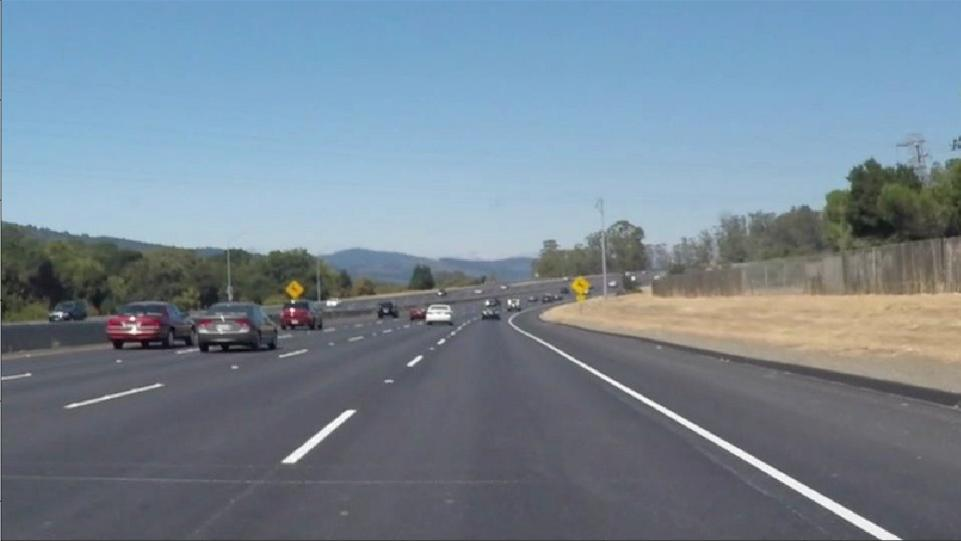
#> input picture lane_detect/img/img2.jpg, 961 x 541 px
$ python main.py
#> lines starting #> are read from the running program, lines starting #| are printed output that depends on the picture; after the words box and inside, x2 and y2 are one past the last pixel; in counts of white or black regions, pixels touching at a corner belong together
import math

import matplotlib.pyplot as plt
import matplotlib.image as mpimg

import numpy as np
import cv2


def process_img():
    # reading in an image
    image = mpimg.imread('img/img2.jpg')
#> image is the input picture: shape (541, 961, 3); mean R, G, B 118.1, 133.9, 147.7
    # image = mpimg.imread('img/img_a2.jpg')

    height = image.shape[0]
#> height = 541
    width = image.shape[1]
#> width = 961


    region_of_interest_vertices = [
        (0, height),
        (width / 2, height / 2),
        (width, height),
    ]
#> region_of_interest_vertices = [(0, 541), (480.5, 270.5), (961, 541)]

    # printing out some stats and plotting the image
    # print('This image is:', type(image), 'with dimensions:', image.shape)

    cropped_image = region_of_interest(
        image,
        np.array([region_of_interest_vertices], np.int32),
    )
#> in region_of_interest, `cv2.fillPoly(mask, vertices, match_mask_color)`:
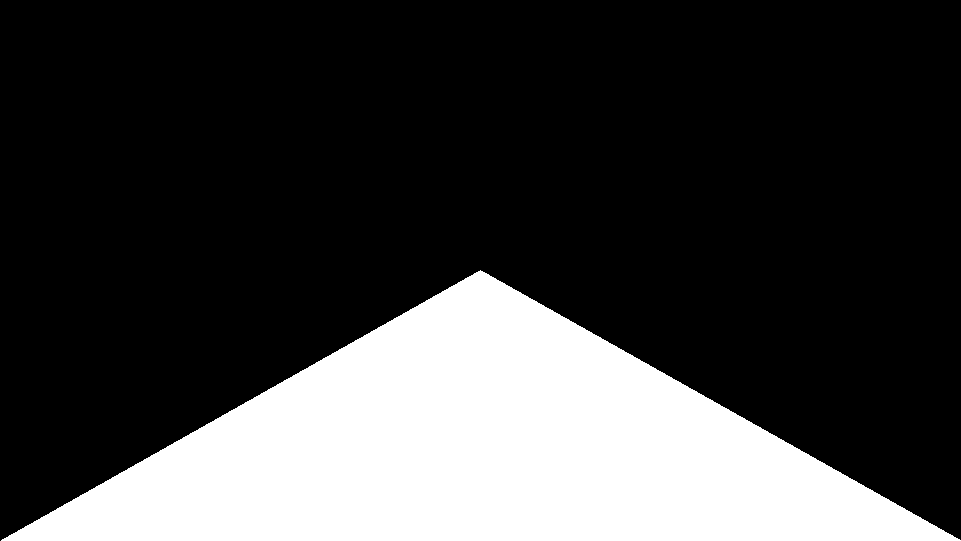
#> mask: shape (541, 961, 3); 25.1% white; 1 white region, box (x1, y1, x2, y2) and area: (1, 270, 961, 541) 130440
#> in region_of_interest, `masked_image = cv2.bitwise_and(img, mask)`:
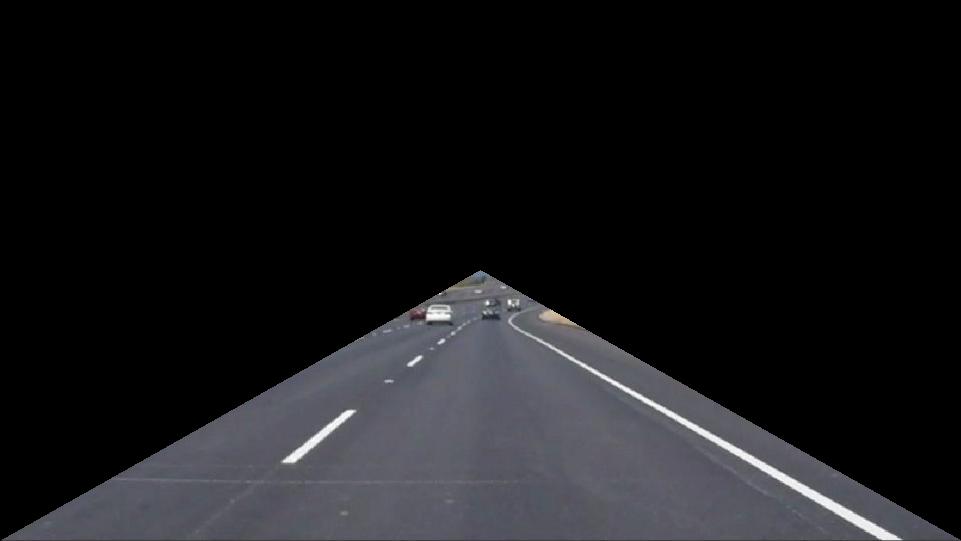
#> masked_image: shape (541, 961, 3); mean R, G, B 24.1, 24.2, 26.6

    plt.figure()
    # plt.imshow(image)
    plt.imshow(cropped_image)
    plt.show()

    # Convert to grayscale here.
    gray_image = cv2.cvtColor(cropped_image, cv2.COLOR_RGB2GRAY)

    # Call Canny Edge Detection here.
    cannyed_image = cv2.Canny(gray_image, 100, 200)
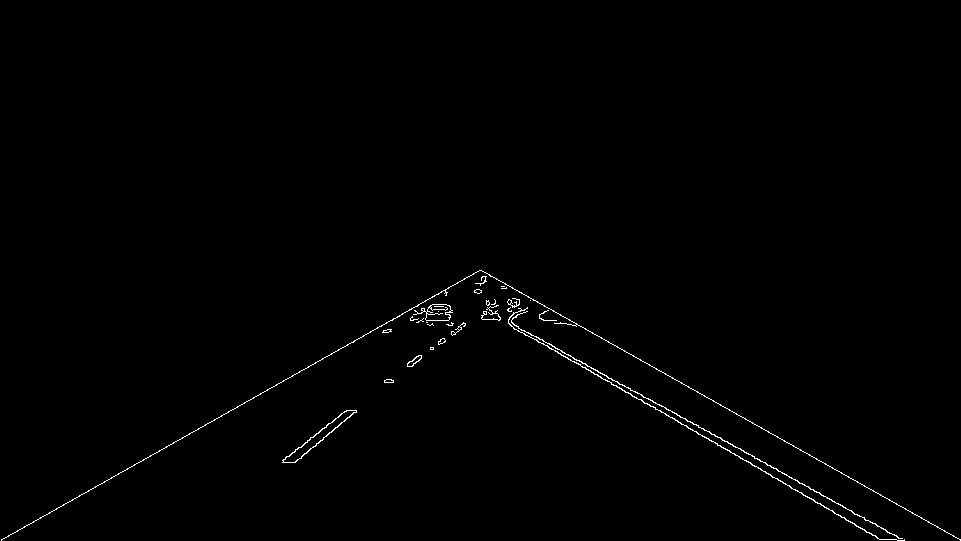
#> cannyed_image: shape (541, 961); 0.62% white in thin lines or dots, all inside (x1, y1, x2, y2) = (1, 270, 961, 541)

    plt.imshow(cannyed_image)
    plt.show()

    # Detect line
    lines = cv2.HoughLinesP(
        cannyed_image,
        rho=6,
        theta=np.pi / 60,
        threshold=160,
        lines=np.array([]),
        minLineLength=40,
        maxLineGap=25
    )
#> lines = 25 rows, first 6: [492, 314, 883, 539], [851, 510, 904, 540], [457, 282, 516, 316], [740, 448, 866, 520], [88, 491, 228, 411], [768, 431, 896, 504]
    # print(lines)
    line_image = draw_lines(image, lines)
#> the loop in draw_lines, `for line in lines:` made 25 passes
#> line on passes 1 to 12: [[492, 314, 883, 539]], [[851, 510, 904, 540]], [[457, 282, 516, 316]], [[740, 448, 866, 520]], [[88, 491, 228, 411]], [[768, 431, 896, 504]], [[630, 390, 709, 431]], [[486, 311, 881, 539]], [[237, 407, 377, 327]], [[483, 271, 578, 325]], [[458, 282, 513, 314]], [[674, 412, 767, 465]]
#> after the loop in draw_lines, `for line in lines:`:
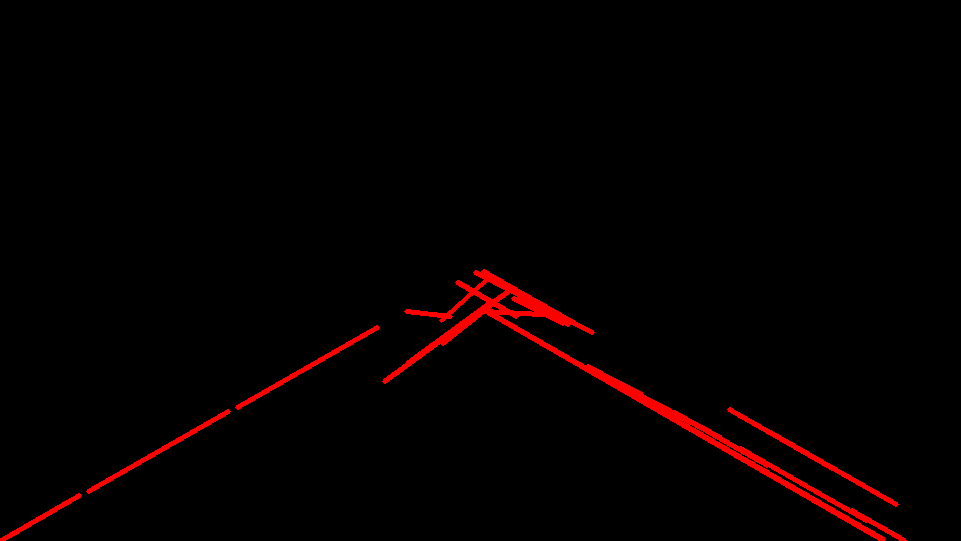
#> line_image: shape (541, 961, 3); mean of channels 0, 1, 2 5.2, 0, 0; drawn as R, G, B
#> in draw_lines, `img = cv2.addWeighted(img, 0.8, line_image, 1.0, 0.0)`:
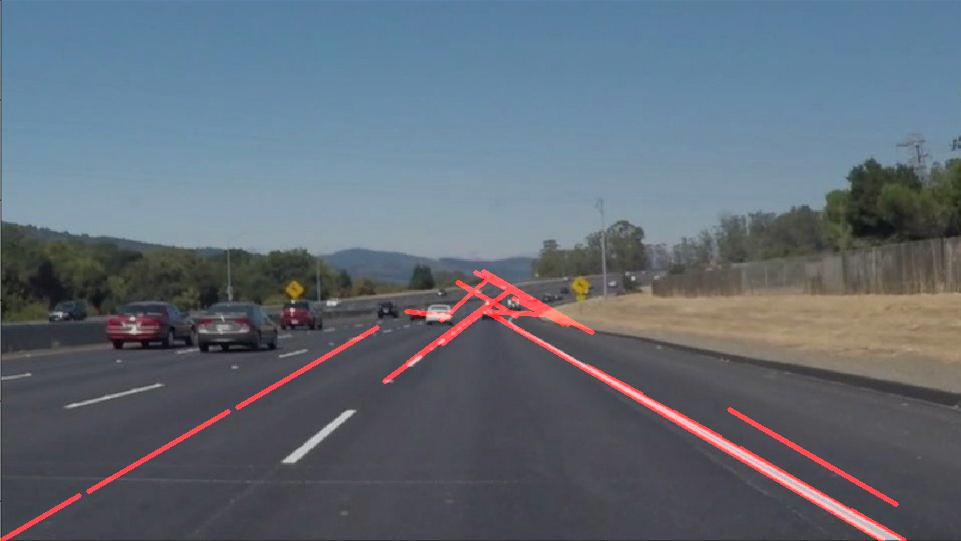
#> img: shape (541, 961, 3); mean R, G, B 97.6, 107.1, 118.1

    # Average lines
    left_line_x = []
    left_line_y = []
    right_line_x = []
    right_line_y = []

    for line in lines:
        for x1, y1, x2, y2 in line:
            slope = (y2 - y1) / (x2 - x1)  # <-- Calculating the slope.
            if math.fabs(slope) < 0.5:  # <-- Only consider extreme slope
                continue
            if slope <= 0:  # <-- If the slope is negative, left group.
                left_line_x.extend([x1, x2])
                left_line_y.extend([y1, y2])
            else:  # <-- Otherwise, right group.
                right_line_x.extend([x1, x2])
                right_line_y.extend([y1, y2])
#> this loop made 25 passes
#> after the loop, left_line_x = [88, 228, 237, 377, 407, 489, 384, 512, 1, 79, 441, 490, 442, 495]; left_line_y = [491, 411, 407, 327, 363, 303, 381, 288, 540, 495, 320, 276, 343, 301]; right_line_x = 32 values, max 904 at index 3, min 457 at index 4, mean 655.2; right_line_y = 32 values, max 540 at index 3, min 271 at index 14, mean 390

    min_y = image.shape[0] * (3 / 5)  # <-- Just below the horizon
#> min_y = 324.6
    max_y = image.shape[0]  # <-- The bottom of the image
#> max_y = 541

    poly_left = np.poly1d(np.polyfit(
        left_line_y,
        left_line_x,
        deg=1
    ))

    left_x_start = int(poly_left(max_y))
#> left_x_start = -4
    left_x_end = int(poly_left(min_y))
#> left_x_end = 435

    poly_right = np.poly1d(np.polyfit(
        right_line_y,
        right_line_x,
        deg=1
    ))

    right_x_start = int(poly_right(max_y))
#> right_x_start = 906
    right_x_end = int(poly_right(min_y))
#> right_x_end = 546

    line_image = draw_lines(
        image,
        [[
            [left_x_start, max_y, left_x_end, min_y],
            [right_x_start, max_y, right_x_end, min_y],
        ]],
        thickness=5,
    )
#> call 2 of draw_lines, with thickness = 5
#> after the loop in draw_lines (call 2), `for line in lines:`:
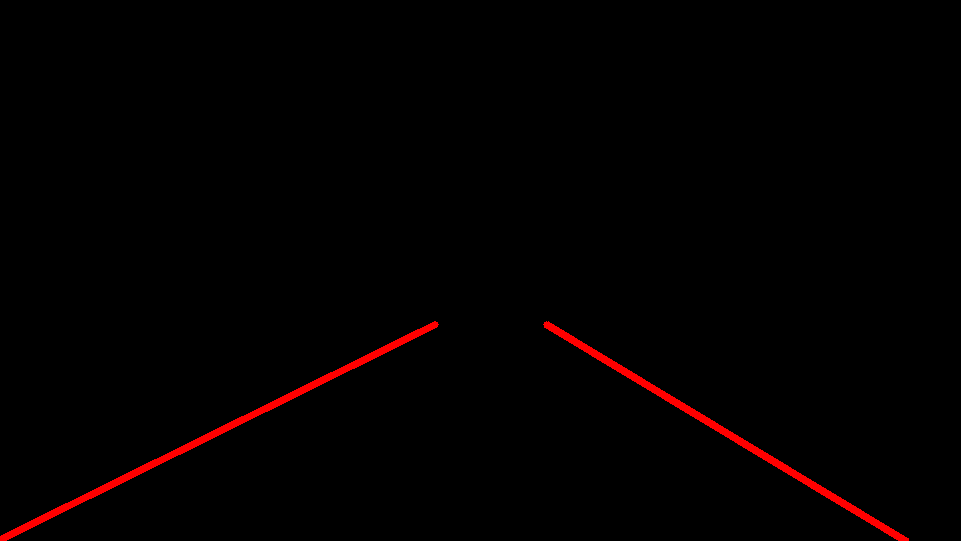
#> line_image: shape (541, 961, 3); mean of channels 0, 1, 2 3.2, 0, 0; drawn as R, G, B
#> in draw_lines (call 2), `img = cv2.addWeighted(img, 0.8, line_image, 1.0, 0.0)`:
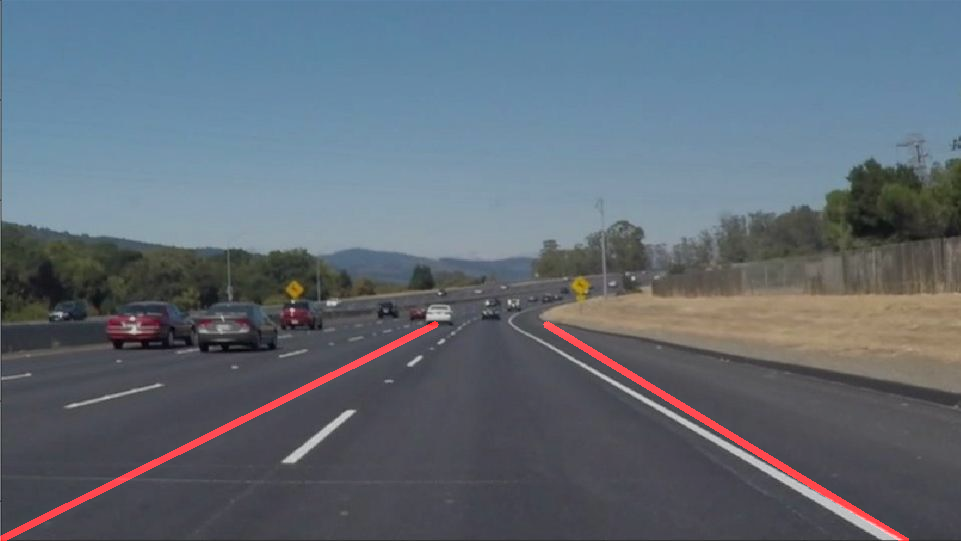
#> img: shape (541, 961, 3); mean R, G, B 96.7, 107.1, 118.1

    plt.figure()
    plt.imshow(line_image)
    plt.show()


def region_of_interest(img, vertices):
    # Define a blank matrix that matches the image height/width.
    mask = np.zeros_like(img)
    # Retrieve the number of color channels of the image.
    channel_count = img.shape[2]
    # Create a match color with the same color channel counts.
    match_mask_color = (255,) * channel_count

    # Fill inside the polygon
    cv2.fillPoly(mask, vertices, match_mask_color)

    # Returning the image only where mask pixels match
    masked_image = cv2.bitwise_and(img, mask)
    return masked_image


def draw_lines(img, lines, color=[255, 0, 0], thickness=3):
    # If there are no lines to draw, exit.
    if lines is None:
        return
    # Make a copy of the original image.
    img = np.copy(img)
    # Create a blank image that matches the original in size.
    line_image = np.zeros(
        (
            img.shape[0],
            img.shape[1],
            3
        ),
        dtype=np.uint8,
    )
    # Loop over all lines and draw them on the blank image.
    for line in lines:
        for x1, y1, x2, y2 in line:
            cv2.line(line_image, (int(x1), int(y1)), (int(x2), int(y2)), color, thickness)
    # Merge the image with the lines onto the original.
    img = cv2.addWeighted(img, 0.8, line_image, 1.0, 0.0)
    # Return the modified image.
    return img


if __name__ == '__main__':
    process_img()

$ run again, with lane_detect/img/img1.jpg copied over lane_detect/img/img2.jpg
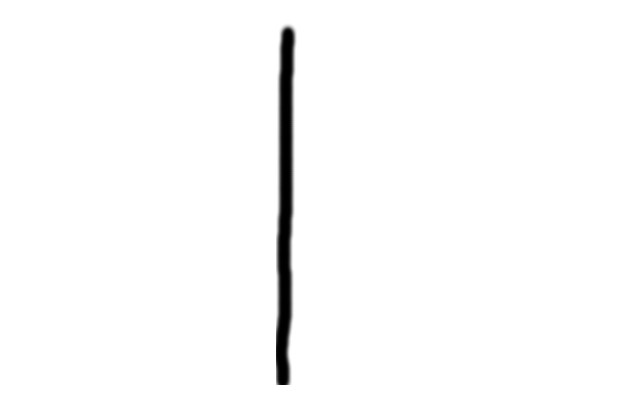
#> input picture lane_detect/img/img1.jpg, 640 x 400 px
#> in process_img, image is the input picture: shape (400, 640, 3); min 0, max 255, mean 250.5
#> mask: shape (400, 640, 3); 25% white; 1 white region, box (x1, y1, x2, y2) and area: (1, 200, 640, 400) 64120
#> cannyed_image: shape (400, 640); 0.44% white in thin lines or dots, all inside (x1, y1, x2, y2) = (1, 200, 640, 400)
#> lines = [[514, 320, 594, 371], [102, 336, 182, 285], [466, 290, 546, 341], [198, 275, 240, 250], [290, 269, 290, 219], [1, 399, 65, 358], [276, 384, 276, 323]]
#> the loop in draw_lines, `for line in lines:` made 7 passes
#> in draw_lines, `img = cv2.addWeighted(img, 0.8, line_image, 1.0, 0.0)`:
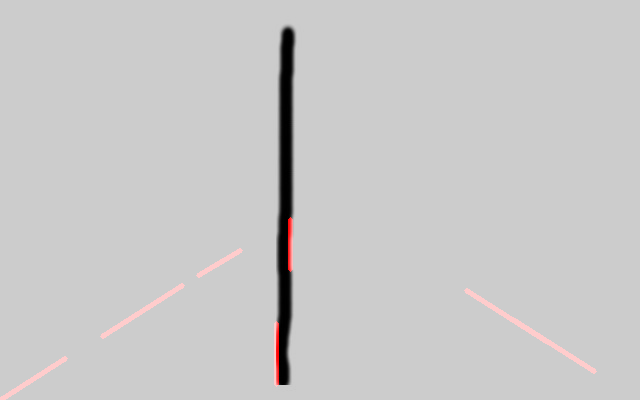
#> img: shape (400, 640, 3); mean of channels 0, 1, 2 201.1, 200.4, 200.4; drawn as R, G, B
#> the loop in process_img, `for line in lines:` made 7 passes
#> after the loop in process_img, `for line in lines:`: left_line_x = [102, 182, 198, 240, 290, 290, 1, 65, 276, 276]; left_line_y = [336, 285, 275, 250, 269, 219, 399, 358, 384, 323]; right_line_x = [514, 594, 466, 546]; right_line_y = [320, 371, 290, 341]
#> left_x_start = 96
#> left_x_end = 266
#> right_x_start = 639
#> right_x_end = 387
#> after the loop in draw_lines (call 2), `for line in lines:`:
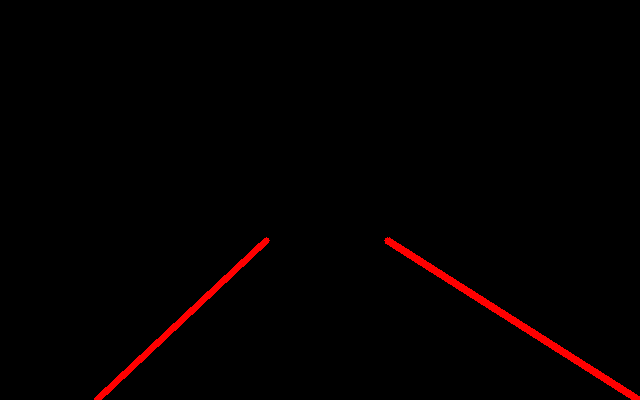
#> line_image: shape (400, 640, 3); mean of channels 0, 1, 2 3.7, 0, 0; drawn as R, G, B

$ run again, with lane_detect/img/img3.jpg copied over lane_detect/img/img2.jpg
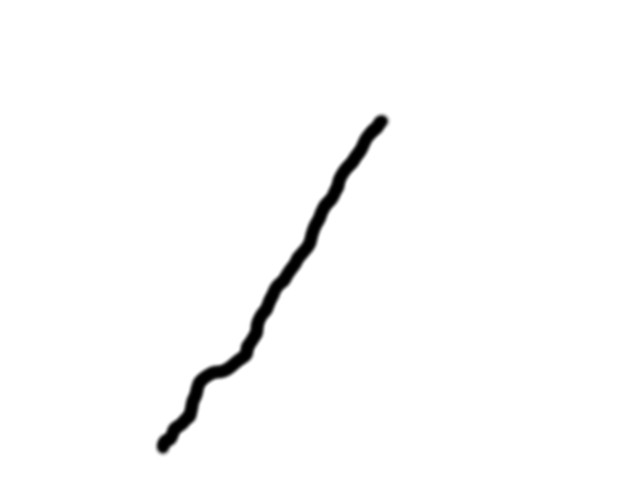
#> input picture lane_detect/img/img3.jpg, 640 x 480 px
#> in process_img, image is the input picture: shape (480, 640, 3); min 0, max 255, mean 250.5
#> in region_of_interest, `cv2.fillPoly(mask, vertices, match_mask_color)`:
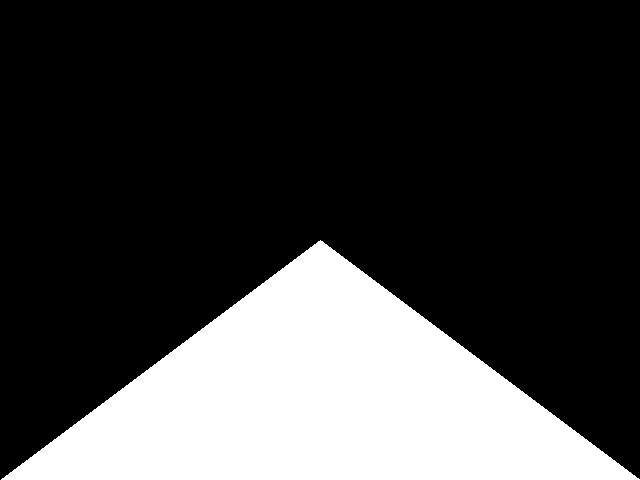
#> mask: shape (480, 640, 3); 25% white; 1 white region, box (x1, y1, x2, y2) and area: (1, 240, 640, 480) 76880
#> cannyed_image: shape (480, 640); 0.51% white in thin lines or dots, all inside (x1, y1, x2, y2) = (1, 240, 640, 480)
#> lines = [[173, 349, 287, 266], [319, 240, 427, 319], [105, 400, 196, 333], [203, 391, 244, 340], [560, 420, 639, 478], [203, 390, 248, 334], [277, 299, 319, 241], [213, 319, 283, 268], [388, 291, 483, 361], [29, 457, 124, 387], [172, 445, 216, 378]]
#> the loop in draw_lines, `for line in lines:` made 11 passes
#> the loop in process_img, `for line in lines:` made 11 passes
#> after the loop in process_img, `for line in lines:`: left_line_x = [173, 287, 105, 196, 203, 244, 203, 248, 277, 319, 213, 283, 29, 124, 172, 216]; left_line_y = [349, 266, 400, 333, 391, 340, 390, 334, 299, 241, 319, 268, 457, 387, 445, 378]; right_line_x = [319, 427, 560, 639, 388, 483]; right_line_y = [240, 319, 420, 478, 291, 361]
#> left_x_start = 70
#> left_x_end = 269
#> right_x_start = 641
#> right_x_end = 384
#> in draw_lines (call 2), `img = cv2.addWeighted(img, 0.8, line_image, 1.0, 0.0)`:
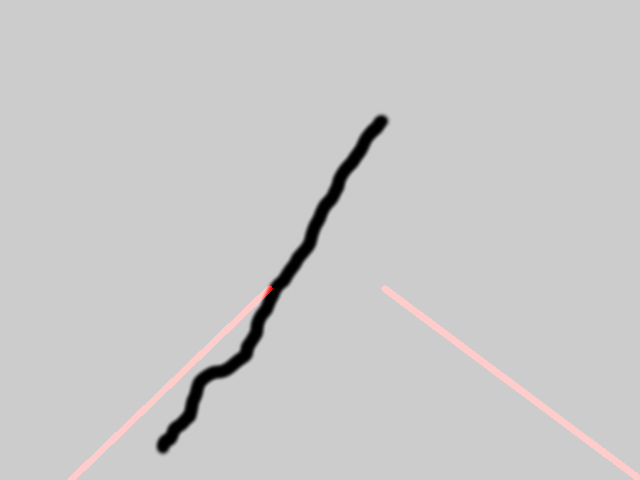
#> img: shape (480, 640, 3); mean of channels 0, 1, 2 201.1, 200.4, 200.4; drawn as R, G, B
